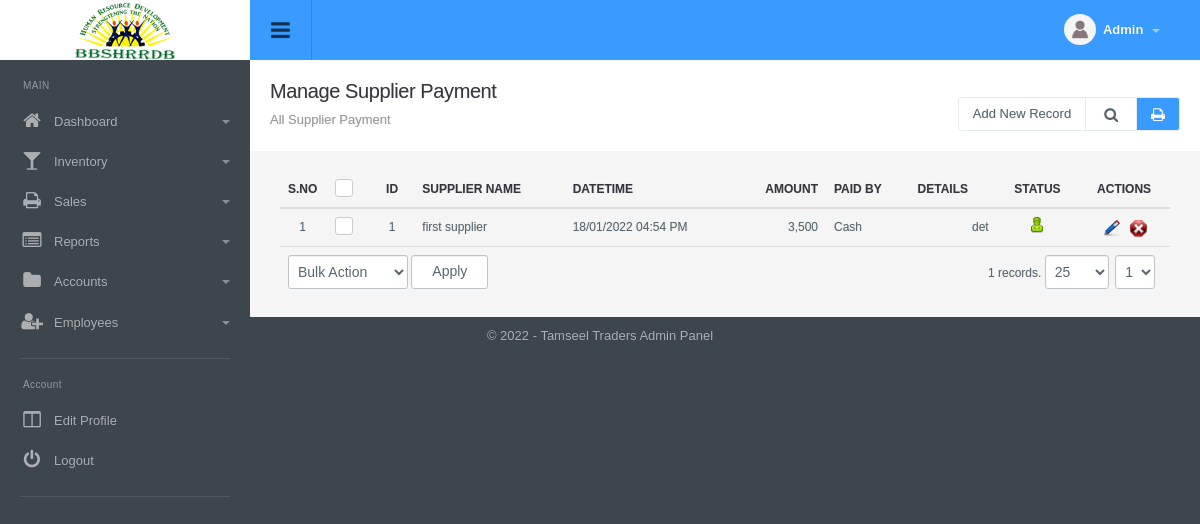
Before: /supplier_payment_manage.php (signed in) with the older database file.
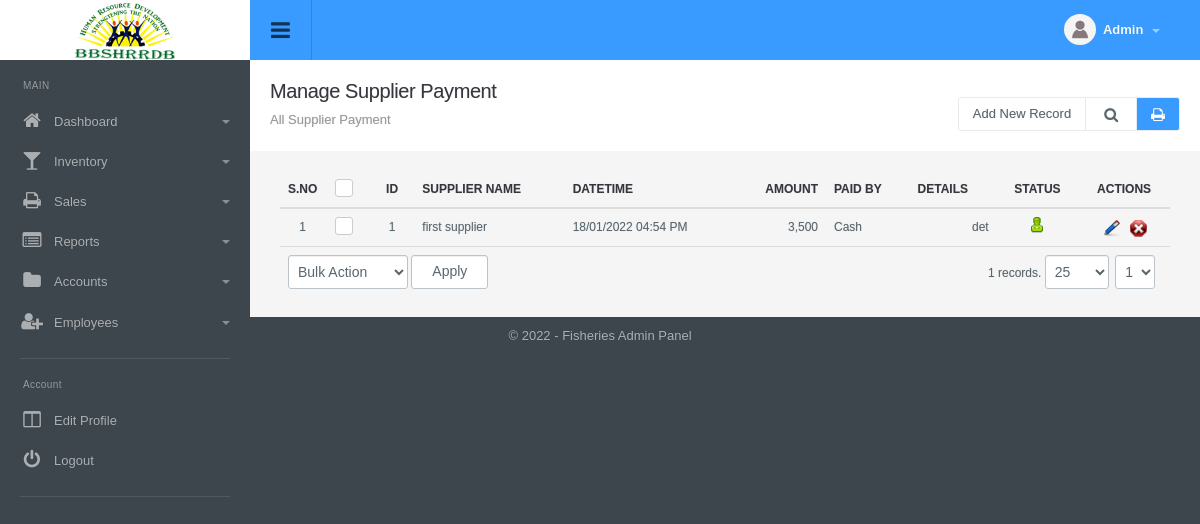
After: the same page with the newer database file.
### tables this page shows
CREATE TABLE `config_variable` (
  `id` int(11) NOT NULL,
  `config_type_id` int(11) NOT NULL,
  `title` varchar(512) NOT NULL,
  `notes` varchar(512) NOT NULL,
  `type` varchar(200) NOT NULL,
  `default_values` text NOT NULL,
  `key` varchar(200) NOT NULL,
  `value` text NOT NULL,
  `sortorder` int(11) NOT NULL
);

### include/utility.php (called while the page is built, shortened)
<?php
function get_config($var){
	global $dblink;
	$sql="select value from config_variable where `key`='".slash($var)."'";
	$resConfig=doquery($sql,$dblink);
	if(numrows($resConfig)>0){
		while($rowConfig=dofetch($resConfig))
			return unslash($rowConfig["value"]);
	}
}
$site_title=get_config("site_title");
function slash($str){
	if(!is_array($str))
		return utf8_encode(addslashes($str));
	else{
		for($i=0; $i<count($str); $i++)
			$str[$i]=slash($str[$i]);
		return $str;
	}
}
function unslash($str){
	return stripslashes(utf8_decode($str));
	}

### include/db.php (called while the page is built, shortened)
<?php
function doquery($qr,$lnk){
	@$res=mysqli_query($lnk,$qr) or die($qr." - ".mysqli_error($lnk));
	return $res;
}
function dofetch($rs){
	@$rec=mysqli_fetch_array($rs);
	return $rec;
}
function numrows($rs){
	return mysqli_num_rows($rs);
}

### modules/supplier_payment/list.php (the view, shortened to what the changed rows need)
<div class="page-header">
	<h1 class="title">Manage Supplier Payment</h1>
</div>
<div class="panel-body table-responsive">
	<table class="table table-hover list">
    	<thead>
            <tr>
                <th width="5%" class="text-center">S.no</th>
                <th class="text-center" width="5%"><div class="checkbox checkbox-primary">
                    <label for="select_all"></label></div></th>
                <th width="5%" class="text-center">ID</th>
                <th>Supplier Name</th>
                <th>Datetime</th>
                <th class="text-right">Amount</th>
                <th>Paid By</th>
				<th class="text-left">Details</th>
                <th class="text-center">Status</th>
                <th class="text-center">Actions</th>
            </tr>
    	</thead>
  	</table>
</div>

### include/footer.php (shortened to what the changed rows need)
<div id="footer" class="bottom_round_corners">
	<div id="footer_content">
    	<address>&copy; <?php echo date("Y");?> - <?php echo $site_title; ?> Admin Panel</address>
    </div>
</div>
<link href="js/fancybox/jquery.fancybox.css" rel="stylesheet" type="text/css" />
<link href="js/chosen/chosen.css" rel="stylesheet" type="text/css" />
<?php include("include/upload_center.php");?>
</body>
</html>

Changed rows visible on the page:
changed config_variable: value "Tamseel Traders" → "Fisheries"
